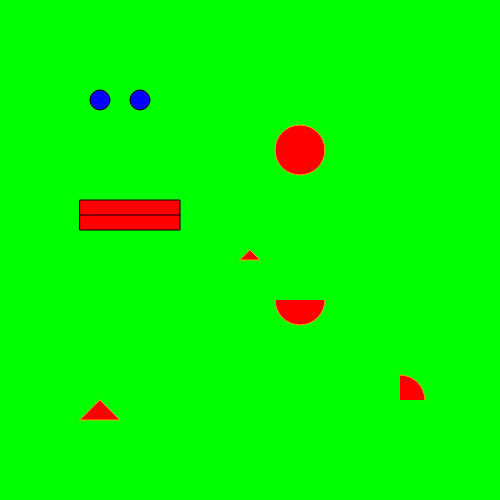
Frame 1 (no input)
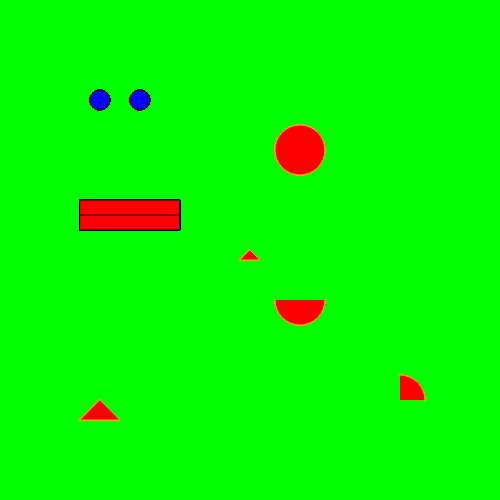
Frame 60 (no input)
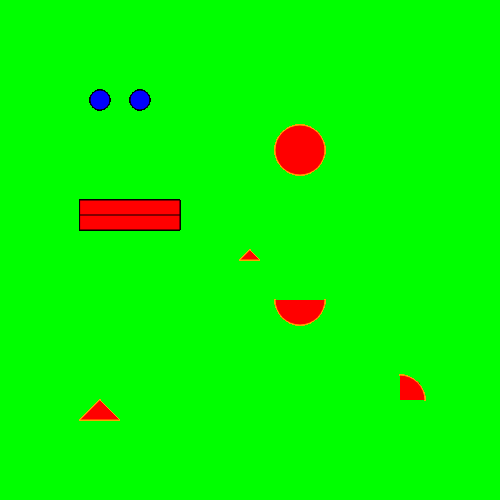
Frame 120 (the mouse pressed at the canvas centre since frame 60)

The p5.js sketch that drew these frames (run headless with seeded random() and noise() and a simulated clock; from frame 60 on, the mouse is pressed at the canvas centre):

// p5.js sketch
// ── sketch.js
var eyeSize = 20;

function setup() {
  // put setup code here
  createCanvas(500,500);
  background(0,255,0);

}

function draw() {
  // put drawing code here

  fill("white");
  stroke(0);
  strokeWeight(1);
  fill("blue");//css color
  ellipse(100,100,20,20);//left eye

  ellipse(140,100,20,20);//right eye
  fill(255,0,0);//rgb color
  rect(80,200,100,30);//mouth


  strokeWeight(1);
  line(80,215,180,215);//mouth split

  //width and height
  //console.log("width" + width);
  //console.log("height" + height);
  stroke("orange");
  triangle(width/2,height/2,width/2 + 10, height/2 + 10, width/2 - 10, height/2 + 10);

  arc(300,300,50,50,0,PI);

  arc(400,400,50,50,PI+HALF_PI,0);

  arc(300,150,50,50,0,TWO_PI);


  triangle(100,400,120,420,80,420);





}
